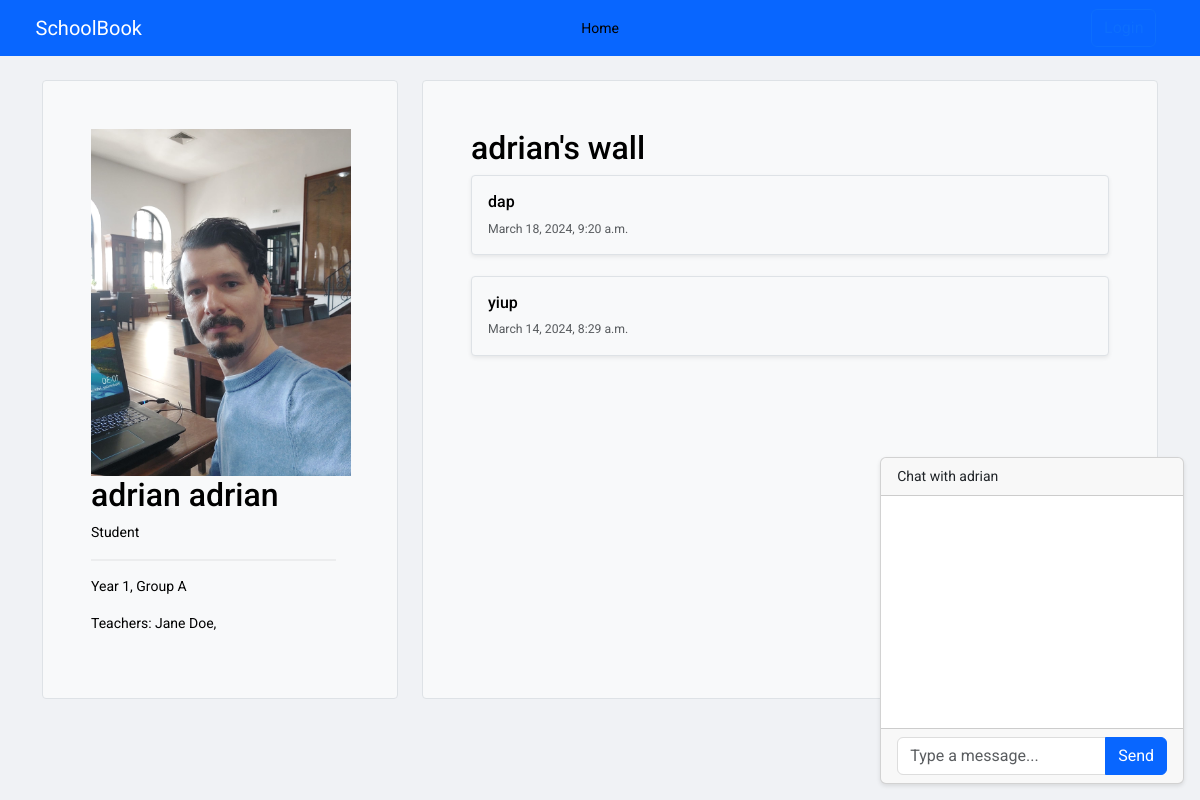
Page /student/student_profile/adrian_adrian/ on the committed database.
### core/models.py (models this page shows, shortened)
class Student(models.Model):
    user = models.OneToOneField(User, on_delete=models.CASCADE, null=True)
    first_name = models.CharField(max_length=150, null=True)
    last_name = models.CharField(max_length=150, null=True)
    group = models.ForeignKey(Group, on_delete=models.SET_NULL, null=True, blank=True)
    phone = models.CharField(max_length=150,null=True)
    parents = models.ManyToManyField(Parent, related_name='children')
    teachers = models.ManyToManyField(Teacher, related_name='pupils')
    year = models.ForeignKey(Year, on_delete=models.CASCADE, related_name='students')
    year_group = models.ForeignKey(YearGroup, on_delete=models.CASCADE, related_name='students')
    subjects = models.ManyToManyField('Subject', related_name='students')
    profile_pic = models.ImageField(upload_to='static/images',null=True, blank=True)

class Year(models.Model):
    year = models.IntegerField(default=1)
    teachers = models.ManyToManyField(Teacher)
    def __str__(self) -> str:
        return f"Year {self.year}"

class YearGroup(models.Model):
    name = models.CharField(max_length=200)
    def __str__(self) -> str:
        return f"Group {self.name}"

class Teacher(models.Model):
    name = models.CharField(max_length=150)
    subjects = models.ManyToManyField('Subject', related_name='teachers')
    phone = models.CharField(max_length=150, null=True)
    group = models.ForeignKey(Group, on_delete=models.SET_NULL, null=True, blank=True)
    user = models.OneToOneField(User, on_delete=models.CASCADE, null=True)
    profile_pic = models.ImageField(upload_to='static/images' ,null=True, blank=True)

class StatusUpdate(models.Model):
    user = models.ForeignKey(User, on_delete=models.CASCADE)
    content = models.TextField()
    timestamp = models.DateTimeField(auto_now_add=True)

### core/views.py (the view)
# urls.py: path('student/student_profile/<str:username>/', views.student_student_profile, name='student_student_profile'),
def student_student_profile(request, username):
    student = get_object_or_404(Student,  user__username=username)
    all_students = Student.objects.all()
    year = student.year
    year_group = student.year_group
    teachers = student.teachers.all()
    statuses = StatusUpdate.objects.filter(user=student.user).order_by('-timestamp')
    my_username = request.user.username
    sorted_usernames = sorted([my_username, username])
    room_name = f'{sorted_usernames[0]}_{sorted_usernames[1]}_chatroom'
    if request.method == 'POST':
        form = StatusUpdateForm(request.POST)
        if form.is_valid():
            status = form.save(commit=False)
            status.user = request.user
            status.save()
            return redirect('student_student_profile', username=username)
    else:
        form = StatusUpdateForm()
    return render(request, 'student_profile.html', {'student': student, 'all_students': all_students, \
                                            'year': year, 'year_group': year_group, \
                                            'teachers': teachers, 'statuses': statuses, 'form': form, 'my_username': my_username, \
                                                'room_name': room_name})

### core/forms.py
class StatusUpdateForm(forms.ModelForm):
    class Meta:
        model = StatusUpdate
        fields = ['content']
        widgets = {
            'content' : forms.TextInput(attrs={
                'class': 'form-control',
            }),
        }

### core/templatetags/group_check.py (called while the page is built)
@register.filter(name="in_group")
def in_group(user, group_name):
    return user.groups.filter(name=group_name).exists()

### core/templates/student_profile.html (shortened to what this page needs)
{% extends 'base.html' %}
{% load static %}
{% block content %}
<main>
  <div class="container py-4">
    <div class="row align-items-md-stretch">
      <div class="col-md-4" style="height: auto; overflow: auto; position: sticky; top: 50px;" >
        <div class="h-100 p-5 text-bg-light rounded-1 border">
          <img style='width:260px; height:auto;' src="{{ student.profile_pic.url }}" class="card-img-top" alt="{{ student.first_name }} {{ student.last_name }}">
          <h2>{{ student.first_name }} {{ student.last_name }}</h2>
          <p>Student</p>
          <hr class="styled-hr">
          <p>{{ year }}, {{ year_group }}</p>
          <p>Teachers:
          {% for teacher in student.teachers.all %}
           {{teacher.name}},
          {% endfor %}
        </p>
        </div>
      </div>
      <div class="col-md-8">
        <div class="h-100 p-5  text-bg-light border rounded-1" >
          <h2>{{ student.first_name }}'s wall</h2>
          {% for status in statuses %}
          <div class="col ">
            <div class="card shadow-sm text-bg-light border rounded-1">
              <div class="card-body">
                <h6 class="card-text">{{ status.content }}</h6>
                <div class="d-flex justify-content-between align-items-center">
                  <small class="text-body-secondary">{{ status.timestamp }}</small>
                </div>
              </div>
            </div>
          </div>
          <br />
          {% empty %}
          <p>No status yet. {{ student.last_name }} did not post anything yet.</p>
          {% endfor %}
        </div>
      </div>
    </div>
    <div class="position-fixed bottom-0 end-0 p-3" style="z-index: 1030">
      <div class="card">
          <div class="card-header">
              Chat with {{ student.last_name }}
          </div>
          <div class="card-body">
              <div >
                  <div style="height: 200px; overflow-y: auto;" id="chat-log"></div>
              </div>
          </div>
          <div class="card-footer">
            <div class="input-group">
              <input id="chat-message-input" type="text" class="form-control" placeholder="Type a message...">
              <button id="chat-message-submit" class="btn btn-primary" type="button">Send</button>
            </div>
          </div>
      </div>
  </div>
</main>
{% endblock %}

### school_manager/static/css/sign-in.css (style rules this page uses)
html, body { height: 100%; }

### school_manager/static/css/custom.css (style rules this page uses)
.styled-hr { border: 1px solid #ccc; margin: 15px 0; width: 95% !important; background-color: #eee; text-align: right; }
body { font-size: 14px; line-height: 1.5; }
body { background-color: #f0f2f5; font-family: 'Roboto', Arial, sans-serif; }
.card { box-shadow: 0 2px 4px rgba(0, 0, 0, 0.1); }
.btn-primary { background-color: #0866ff; border-color: #0866ff; }
.form-control { border: 1px solid #dddf; box-shadow: none; color: #1c1e21; background-color: #fff !important; }
hr { border-top-color: #dadde1; }

### rows in the picture
Student: profile_pic (picture), first_name "adrian", last_name "adrian"
Year: year "Year 1"
YearGroup: name "Group A"
Teacher: name "Jane Doe"
StatusUpdate: content "dap", timestamp "March 18, 2024, 9:20 a.m."
StatusUpdate: content "yiup", timestamp "March 14, 2024, 8:29 a.m."
